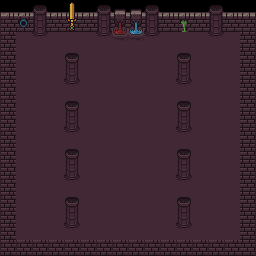

This is a level from a 2D game, rendered from its Tiled map with the project's own tilesets. A one-line summary and the complete map file follow:
An orthogonal 16x16 tile map with 16x16 px tiles, 2 tile layers (ground, overlay).

<map version="1.0" tiledversion="1.1.5" orientation="orthogonal" renderorder="right-down" width="16" height="16" tilewidth="16" tileheight="16" infinite="0" nextobjectid="1">
 <tileset firstgid="1" source="dungeon_tileset.tsx" />
 <layer name="ground" width="16" height="16">
  <data encoding="csv">
1,2,55,2,2,2,55,49,49,55,2,2,2,55,2,3,
17,5,71,18,18,18,71,65,67,71,18,20,18,71,18,19,
17,51,87,51,51,51,87,81,83,87,51,51,51,87,51,19,
17,51,51,51,51,51,51,51,51,51,51,51,51,51,51,19,
17,51,51,51,51,51,51,51,51,51,51,51,51,51,51,19,
17,51,51,51,51,51,51,51,51,51,51,51,51,51,51,19,
17,51,51,51,51,51,51,51,51,51,51,51,51,51,51,19,
17,51,51,51,51,51,51,51,51,51,51,51,51,51,51,19,
17,51,51,51,51,51,51,51,51,51,51,51,51,51,51,19,
17,51,51,51,51,51,51,51,51,51,51,51,51,51,51,19,
17,51,51,51,51,51,51,51,51,51,51,51,51,51,51,19,
17,51,51,51,51,51,51,51,51,51,51,51,51,51,51,19,
17,51,51,51,51,51,51,51,51,51,51,51,51,51,51,19,
17,51,51,51,51,51,51,51,51,51,51,51,51,51,51,19,
17,51,51,51,51,51,51,51,51,51,51,51,51,51,51,19,
17,17,17,17,17,17,17,17,17,17,17,17,17,17,17,19
</data>
 </layer>
 <layer name="overlay" width="16" height="16">
  <data encoding="csv">
0,0,0,0,43,0,0,0,0,0,0,0,0,0,0,0,
0,0,0,0,59,0,0,0,0,0,0,0,0,0,0,0,
0,0,0,0,0,0,0,0,0,0,0,0,0,0,0,0,
0,0,0,0,190,0,0,0,0,0,0,190,0,0,0,0,
0,0,0,0,206,0,0,0,0,0,0,206,0,0,0,0,
0,0,0,0,222,0,0,0,0,0,0,222,0,0,0,0,
0,0,0,0,190,0,0,0,0,0,0,190,0,0,0,0,
0,0,0,0,206,0,0,0,0,0,0,206,0,0,0,0,
0,0,0,0,222,0,0,0,0,0,0,222,0,0,0,0,
0,0,0,0,190,0,0,0,0,0,0,190,0,0,0,0,
0,0,0,0,206,0,0,0,0,0,0,206,0,0,0,0,
0,0,0,0,222,0,0,0,0,0,0,222,0,0,0,0,
0,0,0,0,190,0,0,0,0,0,0,190,0,0,0,0,
0,0,0,0,206,0,0,0,0,0,0,206,0,0,0,0,
0,0,0,0,222,0,0,0,0,0,0,222,0,0,0,0,
0,0,0,0,0,0,0,0,0,0,0,0,0,0,0,0
</data>
 </layer>
</map>
